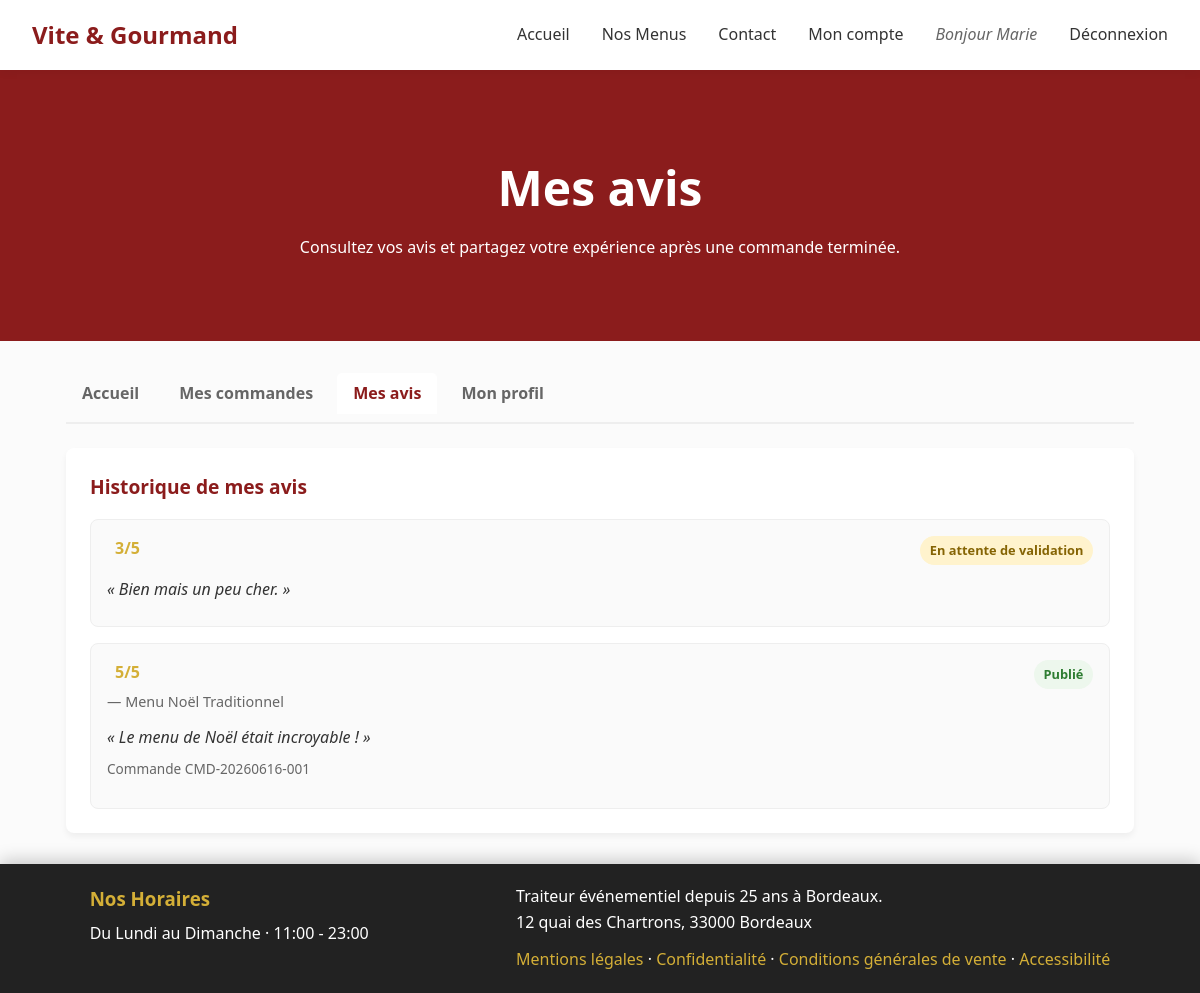
Screenshot of /mon-compte/avis (signed in) with the database file from the repository.
### tables this page shows
CREATE TABLE `avis` (
  `avis_id` INT NOT NULL AUTO_INCREMENT,
  `note` VARCHAR(50) NULL,
  `description` TEXT NULL,
  `statut` VARCHAR(50) NULL,
  `numero_commande` VARCHAR(50) NULL,
  `utilisateur_id` INT NOT NULL,
  PRIMARY KEY (`avis_id`),
  INDEX `fk_avis_utilisateur1_idx` (`utilisateur_id`),
  INDEX `fk_avis_commande_idx` (`numero_commande`),
  CONSTRAINT `fk_avis_utilisateur1`
    FOREIGN KEY (`utilisateur_id`) REFERENCES `utilisateur` (`utilisateur_id`),
  CONSTRAINT `fk_avis_commande`
    FOREIGN KEY (`numero_commande`) REFERENCES `Commande` (`numero_commande`)
    ON DELETE SET NULL ON UPDATE CASCADE
);

CREATE TABLE `menu` (
  `menu_id` INT NOT NULL AUTO_INCREMENT,
  `titre` VARCHAR(100) NULL,
  `nombre_personne_minimun` INT NULL,
  `prix_par_personne` DOUBLE NULL,
  `regime` VARCHAR(50) NULL,
  `description` TEXT NULL,
  `quantite_restante` INT NULL,
  `visible` TINYINT(1) NOT NULL DEFAULT 1,
  `theme_id` INT NOT NULL,
  `regime_id` INT NOT NULL,
  PRIMARY KEY (`menu_id`),
  INDEX `fk_menu_theme1_idx` (`theme_id`),
  INDEX `fk_menu_regime1_idx` (`regime_id`),
  CONSTRAINT `fk_menu_theme1`
    FOREIGN KEY (`theme_id`) REFERENCES `theme` (`theme_id`),
  CONSTRAINT `fk_menu_regime1`
    FOREIGN KEY (`regime_id`) REFERENCES `regime` (`regime_id`)
);

CREATE TABLE `Commande` (
  `numero_commande` VARCHAR(50) NOT NULL,
  `date_commande` DATE NULL,
  `date_prestation` DATE NULL,
  `heure_livraison` VARCHAR(50) NULL,
  `adresse_livraison` VARCHAR(255) NULL,
  `ville_livraison` VARCHAR(100) NULL,
  `distance_km` DOUBLE NULL DEFAULT 0,
  `prix_menu` DOUBLE NULL,
  `nombre_personne` INT NULL,
  `prix_livraison` DOUBLE NULL,
  `statut` VARCHAR(50) NULL,
  `pret_materiel` TINYINT NULL,
  `restitution_materiel` TINYINT NULL,
  `motif_annulation` VARCHAR(500) NULL,
  `mode_contact_annulation` VARCHAR(50) NULL,
  `utilisateur_id` INT NOT NULL,
  PRIMARY KEY (`numero_commande`),
  INDEX `fk_Commande_utilisateur_idx` (`utilisateur_id`),
  CONSTRAINT `fk_Commande_utilisateur`
    FOREIGN KEY (`utilisateur_id`) REFERENCES `utilisateur` (`utilisateur_id`)
);

### src/Controllers/CompteController.php (called while the page is built, shortened)
<?php
require_once __DIR__ . '/../Models/AvisModel.php';
class CompteController {
    private AvisModel $avisModel;
    public function __construct() {
        $this->avisModel       = new AvisModel();
    }
    public function avis() {
        $mesAvis = $this->avisModel->getByUtilisateur($this->userId());
        $labelsAvis = [
            'en_attente' => 'En attente de validation',
            'valide'     => 'Publié',
            'refuse'     => 'Refusé',
        ];
        require __DIR__ . '/../Views/compte/avis.php';
    }
    private function userId(): int {
        return (int) $_SESSION['utilisateur']['id'];
    }
}

### public/index.php (called while the page is built, shortened)
<?php
$router = new Router();
$url = trim($_GET['url'] ?? '', '/');
$router->dispatch($url);

### config/database.php (called while the page is built, shortened)
<?php
class Database {
    private string $host;
    private string $db_name;
    private string $username;
    private string $password;
    public function __construct() {
        $config = [
            'host'     => 'localhost',
            'db_name'  => 'vite_gourmand',
            'username' => 'root',
            'password' => '',
        ];
        $local = __DIR__ . '/database.local.php';
        $this->host     = $config['host'];
        $this->db_name  = $config['db_name'];
        $this->username = $config['username'];
        $this->password = $config['password'];
    }
    public function getConnection() {
        $this->conn = null;
        try {
            $this->conn = new PDO(
                'mysql:host=' . $this->host . ';dbname=' . $this->db_name . ';charset=utf8mb4',
                $this->username,
                $this->password
            );
            $this->conn->setAttribute(PDO::ATTR_ERRMODE, PDO::ERRMODE_EXCEPTION);
            $this->conn->setAttribute(PDO::ATTR_DEFAULT_FETCH_MODE, PDO::FETCH_ASSOC);
        } catch (PDOException $exception) {
            echo 'Erreur de connexion à la base de données : ' . $exception->getMessage();
        }
        return $this->conn;
    }
}

### src/Models/AvisModel.php (called while the page is built, shortened)
<?php
require_once __DIR__ . '/../../config/database.php';
class AvisModel {
    private $conn;
    public function __construct() {
        $database = new Database();
        $this->conn = $database->getConnection();
    }
    public function getByUtilisateur(int $utilisateurId): array {
        $stmt = $this->conn->prepare("
            SELECT a.*, c.numero_commande, m.titre AS menu_titre
            FROM avis a
            LEFT JOIN Commande c ON a.numero_commande = c.numero_commande
            LEFT JOIN commande_menu cm ON c.numero_commande = cm.numero_commande
            LEFT JOIN menu m ON cm.menu_id = m.menu_id
            WHERE a.utilisateur_id = :id
            ORDER BY a.avis_id DESC
        ");
        $stmt->execute([':id' => $utilisateurId]);
        return $stmt->fetchAll() ?: [];
    }
}

### src/Views/compte/avis.php (the view, shortened to what this page needs)
<section class="compte-hero compte-hero-compact">
    <h1>Mes avis</h1>
    <p>Consultez vos avis et partagez votre expérience après une commande terminée.</p>
</section>
<section class="compte-page">
    <?php require __DIR__ . '/_nav.php'; ?>
    <div class="compte-card compte-card-wide">
        <h2>Historique de mes avis</h2>
        <?php if (empty($mesAvis)): ?>
            <p class="compte-empty">Vous n'avez pas encore déposé d'avis.</p>
        <?php else: ?>
            <div class="employe-avis-list">
                <?php foreach ($mesAvis as $a): ?>
                    <article class="employe-avis-card avis-client-card">
                        <div class="employe-avis-head">
                            <div>
                                <span class="employe-avis-note"><?= htmlspecialchars($a['note']) ?>/5</span>
                                <?php if (!empty($a['menu_titre'])): ?>
                                    <span class="avis-eligibles-meta"> — <?= htmlspecialchars($a['menu_titre']) ?></span>
                                <?php endif; ?>
                            </div>
                            <span class="statut-badge statut-<?= htmlspecialchars($a['statut']) ?>">
                                <?= htmlspecialchars($labelsAvis[$a['statut']] ?? $a['statut']) ?>
                            </span>
                        </div>
                        <p class="employe-avis-text">« <?= htmlspecialchars($a['description']) ?> »</p>
                        <?php if (!empty($a['numero_commande'])): ?>
                            <p class="employe-avis-meta">Commande <?= htmlspecialchars($a['numero_commande']) ?></p>
                        <?php endif; ?>
                    </article>
                <?php endforeach; ?>
            </div>
        <?php endif; ?>
    </div>
</section>
<?php
require __DIR__ . '/../layout.php';

### public/css/style.css (style rules this page uses)
:root { --primary: #8b1c1c; --primary-light: #b32424; --secondary: #d4af37; --bg-light: #fbfbfb; --text-main: #333333; --text-muted: #666666; --footer-offset: 12.5rem; accent-color: var(--primary); }
* { box-sizing: border-box; margin: 0; padding: 0; }
body { font-family: 'Segoe UI', Tahoma, Geneva, Verdana, sans-serif; color: var(--text-main); background-color: var(--bg-light); line-height: 1.6; display: flex; flex-direction: column; min-height: 100vh; }
.compte-hero { background-color: var(--primary); color: #fff; text-align: center; padding: 3rem 1.5rem; }
.compte-hero-compact { padding: 2rem 1.5rem; }
.compte-hero h1 { font-size: 2rem; margin-bottom: 0.5rem; }
.compte-page { max-width: 1100px; margin: 0 auto; padding: 2rem 1rem 3rem; }
.compte-card { background: #fff; padding: 1.5rem; border-radius: 8px; box-shadow: 0 4px 6px rgba(0,0,0,0.05); }
.compte-card-wide { grid-column: 1 / -1; }
.compte-card h2 { color: var(--primary); font-size: 1.2rem; margin-bottom: 1rem; }
.statut-badge { display: inline-block; padding: 0.25rem 0.6rem; border-radius: 20px; font-size: 0.8rem; font-weight: 600; background: #eee; color: var(--text-main); }
.statut-en_attente { background: #fff3cd; color: #856404; }
.employe-avis-list { display: flex; flex-direction: column; gap: 1rem; }
.employe-avis-head { display: flex; justify-content: space-between; align-items: flex-start; gap: 1rem; margin-bottom: 0.75rem; }
.employe-avis-note { display: inline-block; margin-left: 0.5rem; color: var(--secondary); font-weight: bold; }
.employe-avis-text { font-style: italic; margin-bottom: 0.5rem; line-height: 1.6; }
.employe-avis-meta { font-size: 0.85rem; color: var(--text-muted); margin-bottom: 0.75rem; }
.statut-valide { background: #edf7ed; color: #2e7d32; }
@media (min-width: 768px) { .compte-card-wide { grid-column: auto; } }
@media (min-width: 768px) { .compte-hero, .commande-hero { padding: 5rem 2rem; } }
@media (min-width: 768px) { .compte-hero h1, .commande-hero h1 { font-size: 3rem; } }
@media (min-width: 768px) { :root { --footer-offset: 7rem; } }
.avis-eligibles-meta { display: block; font-size: 0.9rem; color: #666; margin-top: 0.25rem; }
.avis-client-card { background: #fafafa; border: 1px solid #eee; border-radius: 8px; padding: 1rem; }

### rows the page displays
avis: note "3", statut "En attente de validation", description "Bien mais un peu cher."
avis: note "5", menu.titre "Menu Noël Traditionnel", statut "Publié", description "Le menu de Noël était incroyable !", numero_commande.numero_commande "CMD-20260616-001"

### other values shown
$_SESSION['utilisateur']['prenom'] "Marie"
$ligneHoraire "Du Lundi au Dimanche · 11:00 - 23:00"
